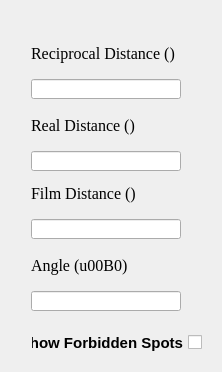
        <widget class="QWidget" name="DiffTab">
         <attribute name="icon">
          <iconset resource="icons.qrc">
           <normaloff>:/icons/icons/diffspots.jpg</normaloff>:/icons/icons/diffspots.jpg</iconset>
         </attribute>
         <attribute name="title">
          <string>Diffraction Pattern</string>
         </attribute>
         <layout class="QGridLayout" name="gridLayout_5">
          <item row="0" column="1">
           <layout class="QVBoxLayout" name="verticalLayout"/>
          </item>
          <item row="0" column="0">
           <layout class="QVBoxLayout" name="verticalLayout2">
            <item>
             <widget class="QWidget" name="widgetMeasure" native="true">
              <property name="minimumSize">
               <size>
                <width>200</width>
                <height>350</height>
               </size>
              </property>
              <property name="maximumSize">
               <size>
                <width>200</width>
                <height>350</height>
               </size>
              </property>
              <widget class="QLineEdit" name="lineEdit_real_2">
               <property name="geometry">
                <rect>
                 <x>20</x>
                 <y>140</y>
                 <width>150</width>
                 <height>20</height>
                </rect>
               </property>
               <property name="maximumSize">
                <size>
                 <width>150</width>
                 <height>20</height>
                </size>
               </property>
               <property name="font">
                <font>
                 <pointsize>14</pointsize>
                </font>
               </property>
               <property name="readOnly">
                <bool>true</bool>
               </property>
              </widget>
              <widget class="QLineEdit" name="lineEdit_recip_2">
               <property name="geometry">
                <rect>
                 <x>20</x>
                 <y>68</y>
                 <width>150</width>
                 <height>20</height>
                </rect>
               </property>
               <property name="maximumSize">
                <size>
                 <width>150</width>
                 <height>20</height>
                </size>
               </property>
               <property name="font">
                <font>
                 <pointsize>14</pointsize>
                </font>
               </property>
               <property name="readOnly">
                <bool>true</bool>
               </property>
              </widget>
              <widget class="QLabel" name="label_dist_real">
               <property name="geometry">
                <rect>
                 <x>20</x>
                 <y>94</y>
                 <width>150</width>
                 <height>40</height>
                </rect>
               </property>
               <property name="maximumSize">
                <size>
                 <width>200</width>
                 <height>40</height>
                </size>
               </property>
               <property name="font">
                <font>
                 <family>Times New Roman</family>
                 <pointsize>12</pointsize>
                 <weight>50</weight>
                 <bold>false</bold>
                </font>
               </property>
               <property name="text">
                <string>Real Distance ()</string>
               </property>
              </widget>
              <widget class="QLabel" name="label_dist_recip">
               <property name="geometry">
                <rect>
                 <x>20</x>
                 <y>22</y>
                 <width>160</width>
                 <height>40</height>
                </rect>
               </property>
               <property name="minimumSize">
                <size>
                 <width>160</width>
                 <height>0</height>
                </size>
               </property>
               <property name="maximumSize">
                <size>
                 <width>200</width>
                 <height>40</height>
                </size>
               </property>
               <property name="font">
                <font>
                 <family>Times New Roman</family>
                 <pointsize>12</pointsize>
                 <weight>50</weight>
                 <bold>false</bold>
                </font>
               </property>
               <property name="text">
                <string>Reciprocal Distance ()</string>
               </property>
              </widget>
              <widget class="QLineEdit" name="lineEdit_angle_3">
               <property name="geometry">
                <rect>
                 <x>20</x>
                 <y>280</y>
                 <width>150</width>
                 <height>20</height>
                </rect>
               </property>
               <property name="maximumSize">
                <size>
                 <width>150</width>
                 <height>20</height>
                </size>
               </property>
               <property name="font">
                <font>
                 <pointsize>14</pointsize>
                </font>
               </property>
               <property name="readOnly">
                <bool>true</bool>
               </property>
              </widget>
              <widget class="QLineEdit" name="lineEdit_film_2">
               <property name="geometry">
                <rect>
                 <x>20</x>
                 <y>208</y>
                 <width>150</width>
                 <height>20</height>
                </rect>
               </property>
               <property name="maximumSize">
                <size>
                 <width>150</width>
                 <height>20</height>
                </size>
               </property>
               <property name="font">
                <font>
                 <pointsize>14</pointsize>
                </font>
               </property>
               <property name="readOnly">
                <bool>true</bool>
               </property>
              </widget>
              <widget class="QLabel" name="label_dist_film">
               <property name="geometry">
                <rect>
                 <x>20</x>
                 <y>162</y>
                 <width>150</width>
                 <height>40</height>
                </rect>
               </property>
               <property name="maximumSize">
                <size>
                 <width>200</width>
                 <height>40</height>
                </size>
               </property>
               <property name="font">
                <font>
                 <family>Times New Roman</family>
                 <pointsize>12</pointsize>
                 <weight>50</weight>
                 <bold>false</bold>
                </font>
               </property>
               <property name="text">
                <string>Film Distance ()</string>
               </property>
              </widget>
              <widget class="QLabel" name="label_angle">
               <property name="geometry">
                <rect>
                 <x>20</x>
                 <y>234</y>
                 <width>150</width>
                 <height>40</height>
                </rect>
               </property>
               <property name="maximumSize">
                <size>
                 <width>200</width>
                 <height>40</height>
                </size>
               </property>
               <property name="font">
                <font>
                 <family>Times New Roman</family>
                 <pointsize>12</pointsize>
                 <weight>50</weight>
                 <bold>false</bold>
                </font>
               </property>
               <property name="text">
                <string>Angle (u00B0)</string>
               </property>
              </widget>
              <widget class="QCheckBox" name="checkBox_showforbidden">
               <property name="enabled">
                <bool>true</bool>
               </property>
               <property name="geometry">
                <rect>
                 <x>20</x>
                 <y>320</y>
                 <width>171</width>
                 <height>23</height>
                </rect>
               </property>
               <property name="font">
                <font>
                 <pointsize>11</pointsize>
                 <weight>75</weight>
                 <bold>true</bold>
                </font>
               </property>
               <property name="toolTip">
                <string>&lt;!DOCTYPE HTML PUBLIC &quot;-//W3C//DTD HTML 4.0//EN&quot; &quot;http://www.w3.org/TR/REC-html40/strict.dtd&quot;&gt;
&lt;html&gt;&lt;head&gt;&lt;meta name=&quot;qrichtext&quot; content=&quot;1&quot; /&gt;&lt;style type=&quot;text/css&quot;&gt;
p, li { white-space: pre-wrap; }
&lt;/style&gt;&lt;/head&gt;&lt;body style=&quot; font-family:'Times New Roman'; font-size:12pt; font-weight:600; font-style:normal;&quot;&gt;
&lt;p style=&quot; margin-top:0px; margin-bottom:0px; margin-left:0px; margin-right:0px; -qt-block-indent:0; text-indent:0px;&quot;&gt;&lt;span style=&quot; font-weight:400;&quot;&gt;Display forbidden reflections (if any) with the diffraction pattern.&lt;/span&gt;&lt;/p&gt;&lt;/body&gt;&lt;/html&gt;</string>
               </property>
               <property name="layoutDirection">
                <enum>Qt::RightToLeft</enum>
               </property>
               <property name="text">
                <string>Show Forbidden Spots</string>
               </property>
               <property name="checked">
                <bool>false</bool>
               </property>
              </widget>
             </widget>
            </item>
           </layout>
          </item>
         </layout>
        </widget>
